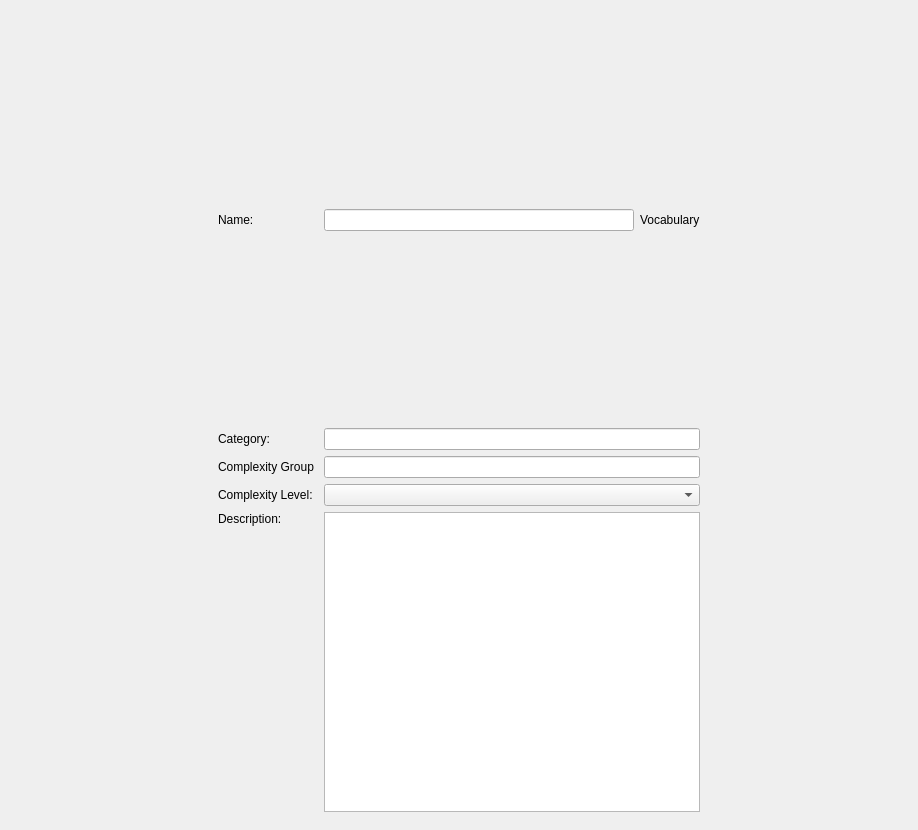
<?xml version="1.0" encoding="UTF-8"?>
<ui version="4.0">
 <class>Form</class>
 <widget class="QWidget" name="Form">
  <property name="geometry">
   <rect>
    <x>0</x>
    <y>0</y>
    <width>918</width>
    <height>830</height>
   </rect>
  </property>
  <property name="windowTitle">
   <string>Form</string>
  </property>
  <layout class="QHBoxLayout" name="horizontalLayout_3">
   <property name="spacing">
    <number>2</number>
   </property>
   <property name="leftMargin">
    <number>0</number>
   </property>
   <property name="topMargin">
    <number>0</number>
   </property>
   <property name="rightMargin">
    <number>0</number>
   </property>
   <property name="bottomMargin">
    <number>0</number>
   </property>
   <item>
    <widget class="QWidget" name="widget" native="true">
     <property name="sizePolicy">
      <sizepolicy hsizetype="Preferred" vsizetype="Preferred">
       <horstretch>0</horstretch>
       <verstretch>0</verstretch>
      </sizepolicy>
     </property>
     <layout class="QHBoxLayout" name="horizontalLayout_2">
      <item>
       <widget class="QWidget" name="widget_2" native="true">
        <property name="sizePolicy">
         <sizepolicy hsizetype="Expanding" vsizetype="Preferred">
          <horstretch>1</horstretch>
          <verstretch>0</verstretch>
         </sizepolicy>
        </property>
        <property name="maximumSize">
         <size>
          <width>500</width>
          <height>16777215</height>
         </size>
        </property>
        <layout class="QVBoxLayout" name="verticalLayout_4">
         <item>
          <layout class="QGridLayout" name="gridLayout">
           <item row="0" column="1">
            <layout class="QHBoxLayout" name="horizontalLayout_4">
             <item>
              <widget class="QLineEdit" name="lineEditName"/>
             </item>
             <item>
              <widget class="QLabel" name="lblType">
               <property name="text">
                <string>Vocabulary</string>
               </property>
              </widget>
             </item>
            </layout>
           </item>
           <item row="1" column="1">
            <widget class="QLineEdit" name="lineEditCategory"/>
           </item>
           <item row="0" column="0">
            <widget class="QLabel" name="label">
             <property name="minimumSize">
              <size>
               <width>100</width>
               <height>0</height>
              </size>
             </property>
             <property name="text">
              <string>Name:</string>
             </property>
            </widget>
           </item>
           <item row="1" column="0">
            <widget class="QLabel" name="label_4">
             <property name="text">
              <string>Category:</string>
             </property>
            </widget>
           </item>
           <item row="4" column="1">
            <widget class="QPlainTextEdit" name="textEditDescription">
             <property name="sizePolicy">
              <sizepolicy hsizetype="Expanding" vsizetype="Maximum">
               <horstretch>0</horstretch>
               <verstretch>0</verstretch>
              </sizepolicy>
             </property>
             <property name="maximumSize">
              <size>
               <width>16777215</width>
               <height>300</height>
              </size>
             </property>
            </widget>
           </item>
           <item row="3" column="0">
            <widget class="QLabel" name="label_5">
             <property name="text">
              <string>Complexity Level:</string>
             </property>
            </widget>
           </item>
           <item row="3" column="1">
            <widget class="QComboBox" name="comboBoxComplexity"/>
           </item>
           <item row="4" column="0">
            <widget class="QLabel" name="label_2">
             <property name="minimumSize">
              <size>
               <width>100</width>
               <height>0</height>
              </size>
             </property>
             <property name="text">
              <string>Description:</string>
             </property>
             <property name="alignment">
              <set>Qt::AlignLeading|Qt::AlignLeft|Qt::AlignTop</set>
             </property>
            </widget>
           </item>
           <item row="2" column="0">
            <widget class="QLabel" name="label_6">
             <property name="text">
              <string>Complexity Group</string>
             </property>
            </widget>
           </item>
           <item row="2" column="1">
            <widget class="QLineEdit" name="lineEditComplexityGroup"/>
           </item>
          </layout>
         </item>
        </layout>
       </widget>
      </item>
     </layout>
    </widget>
   </item>
  </layout>
 </widget>
 <resources/>
 <connections/>
</ui>
